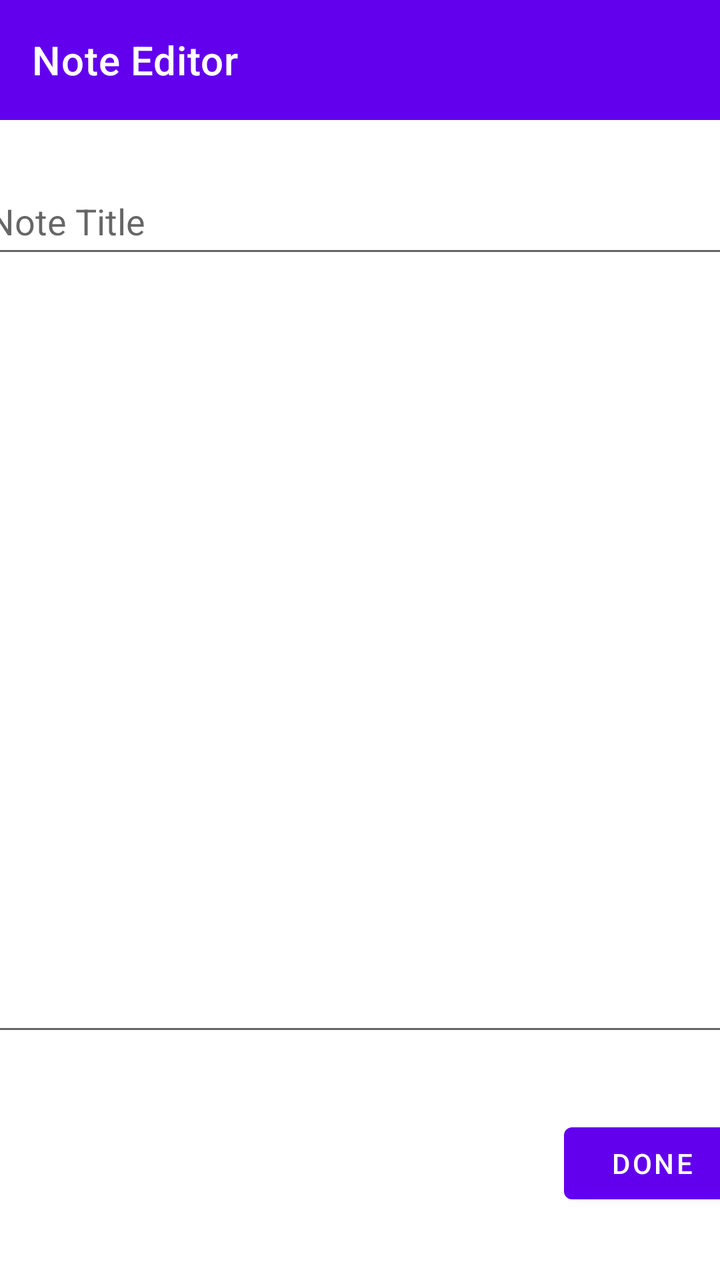
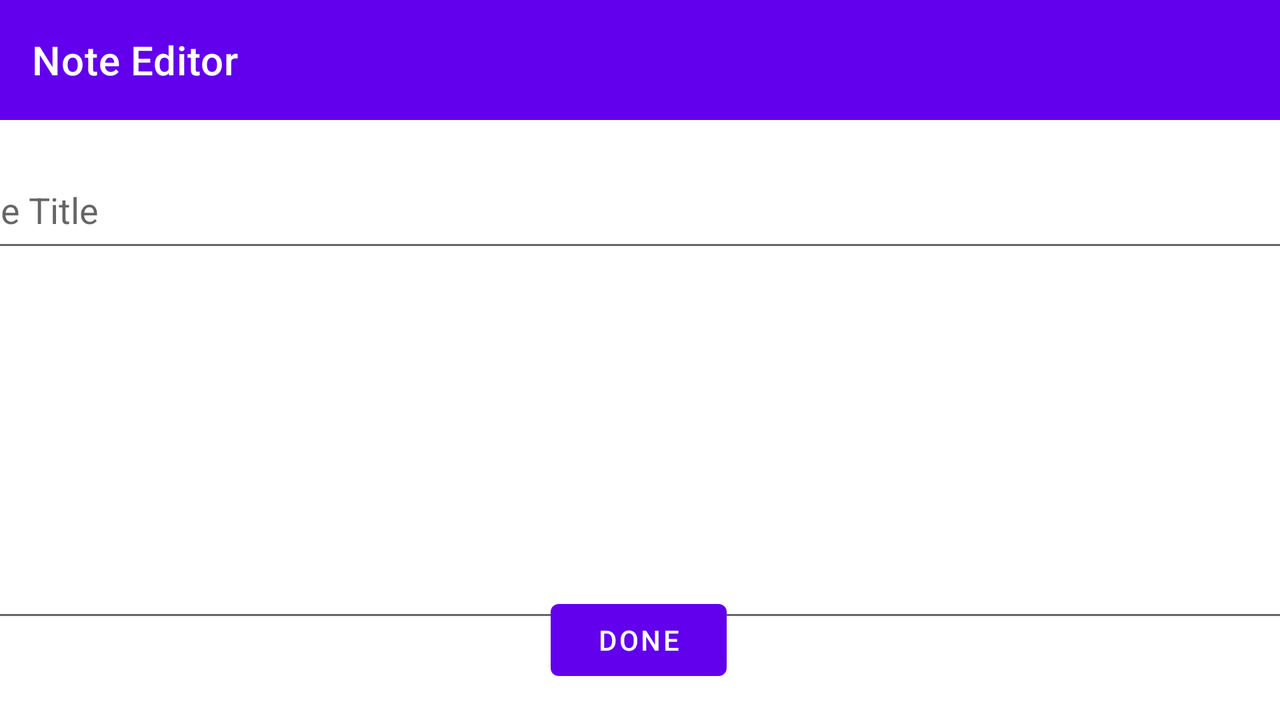

One screen, two layout resources from the same app: the default and the repository's alternative for another configuration. Each is rendered where Android would select it; the XML of both is given below.
<!-- AndroidManifest.xml: application theme Theme.SvenFulenchek_WGUScheduler -->
<!-- res/layout/activity_notes_editor.xml -->
<?xml version="1.0" encoding="utf-8"?>
<androidx.constraintlayout.widget.ConstraintLayout xmlns:android="http://schemas.android.com/apk/res/android"
    xmlns:app="http://schemas.android.com/apk/res-auto"
    xmlns:tools="http://schemas.android.com/tools"
    android:layout_width="match_parent"
    android:layout_height="match_parent"
    tools:context=".ui.UI.Notes.NotesEditor">

    <androidx.appcompat.widget.Toolbar
        android:id="@+id/toolbar_note_editor"
        android:layout_width="match_parent"
        android:layout_height="60dp"
        android:layout_weight="1"
        android:background="?attr/colorPrimary"
        android:minHeight="?attr/actionBarSize"
        android:textAlignment="viewStart"
        android:theme="?attr/actionBarTheme"
        app:layout_constraintEnd_toEndOf="parent"
        app:layout_constraintStart_toStartOf="parent"
        app:layout_constraintTop_toTopOf="parent"
        app:subtitleTextColor="#CACACA"
        app:title="Note Editor"
        app:titleTextColor="#FFFFFF" />

    <EditText
        android:id="@+id/noteTitleEditor"
        android:layout_width="380dp"
        android:layout_height="50dp"
        android:layout_marginTop="24dp"
        android:ems="10"
        android:hint="Note Title"
        android:inputType="textPersonName"
        app:layout_constraintEnd_toEndOf="parent"
        app:layout_constraintHorizontal_bias="0.516"
        app:layout_constraintStart_toStartOf="parent"
        app:layout_constraintTop_toBottomOf="@+id/toolbar_note_editor" />

    <EditText
        android:id="@+id/noteContentEditor"
        android:layout_width="380dp"
        android:layout_height="400dp"
        android:layout_marginBottom="128dp"
        android:ems="10"
        android:gravity="start|top"
        android:inputType="textMultiLine"
        app:layout_constraintBottom_toBottomOf="parent"
        app:layout_constraintEnd_toEndOf="parent"
        app:layout_constraintStart_toStartOf="parent"
        app:layout_constraintTop_toBottomOf="@+id/noteTitleEditor" />

    <Button
        android:id="@+id/saveNoteButton"
        android:layout_width="wrap_content"
        android:layout_height="wrap_content"
        android:onClick="onUserFinished"
        android:text="Done"
        app:layout_constraintBottom_toBottomOf="parent"
        app:layout_constraintEnd_toEndOf="@+id/noteContentEditor"
        app:layout_constraintTop_toBottomOf="@+id/noteContentEditor" />

    <ImageButton
        android:id="@+id/shareNoteButton"
        android:layout_width="wrap_content"
        android:layout_height="wrap_content"
        android:layout_marginEnd="8dp"
        android:backgroundTint="#00FFFFFF"
        app:layout_constraintBottom_toBottomOf="@+id/toolbar_note_editor"
        app:layout_constraintEnd_toEndOf="@+id/toolbar_note_editor"
        app:layout_constraintTop_toTopOf="@+id/toolbar_note_editor"
        app:srcCompat="@drawable/ic_baseline_share_24" />

    <ImageButton
        android:id="@+id/deleteNoteButton"
        android:layout_width="wrap_content"
        android:layout_height="wrap_content"
        android:layout_marginEnd="8dp"
        android:backgroundTint="#00FFFFFF"
        android:onClick="deleteNote"
        android:visibility="gone"
        app:layout_constraintBottom_toBottomOf="@+id/toolbar_note_editor"
        app:layout_constraintEnd_toStartOf="@+id/shareNoteButton"
        app:layout_constraintTop_toTopOf="@+id/toolbar_note_editor"
        app:srcCompat="@drawable/ic_baseline_delete_24" />
</androidx.constraintlayout.widget.ConstraintLayout>
<!-- resources referenced by this layout -->
<resources>
  <style name="Theme.SvenFulenchek_WGUScheduler" parent="Theme.MaterialComponents.DayNight.NoActionBar">
          
          <item name="colorPrimary">@color/purple_500</item>
          <item name="colorPrimaryVariant">@color/purple_700</item>
          <item name="colorOnPrimary">@color/white</item>
          
          <item name="colorSecondary">@color/teal_200</item>
          <item name="colorSecondaryVariant">@color/teal_700</item>
          <item name="colorOnSecondary">@color/black</item>
          
          <item name="android:statusBarColor" tools:targetApi="l">?attr/colorPrimaryVariant</item>
          
      </style>
</resources>
<!-- res/layout-land/activity_notes_editor.xml (the repository's variant of the layout above) -->
<!-- drawn on the phone turned sideways -->
<?xml version="1.0" encoding="utf-8"?>
<androidx.constraintlayout.widget.ConstraintLayout xmlns:android="http://schemas.android.com/apk/res/android"
    xmlns:app="http://schemas.android.com/apk/res-auto"
    xmlns:tools="http://schemas.android.com/tools"
    android:layout_width="match_parent"
    android:layout_height="match_parent"
    tools:context=".ui.AcademicProgress.Notes.NotesEditor">

    <androidx.appcompat.widget.Toolbar
        android:id="@+id/toolbar_note_editor"
        android:layout_width="match_parent"
        android:layout_height="60dp"
        android:layout_weight="1"
        android:background="?attr/colorPrimary"
        android:minHeight="?attr/actionBarSize"
        android:textAlignment="viewStart"
        android:theme="?attr/actionBarTheme"
        app:layout_constraintEnd_toEndOf="parent"
        app:layout_constraintStart_toStartOf="parent"
        app:layout_constraintTop_toTopOf="parent"
        app:subtitleTextColor="#CACACA"
        app:title="Note Editor"
        app:titleTextColor="#FFFFFF" />

    <EditText
        android:id="@+id/noteTitleEditor"
        android:layout_width="707dp"
        android:layout_height="55dp"
        android:layout_marginTop="16dp"
        android:ems="10"
        android:hint="Note Title"
        android:inputType="textPersonName"
        app:layout_constraintEnd_toEndOf="parent"
        app:layout_constraintStart_toStartOf="parent"
        app:layout_constraintTop_toBottomOf="@+id/toolbar_note_editor" />

    <EditText
        android:id="@+id/noteContentEditor"
        android:layout_width="710dp"
        android:layout_height="205dp"
        android:ems="10"
        android:gravity="start|top"
        android:inputType="textMultiLine"
        app:layout_constraintBottom_toTopOf="@+id/saveNoteButton"
        app:layout_constraintEnd_toEndOf="parent"
        app:layout_constraintStart_toStartOf="parent"
        app:layout_constraintTop_toBottomOf="@+id/noteTitleEditor" />

    <Button
        android:id="@+id/saveNoteButton"
        android:layout_width="wrap_content"
        android:layout_height="wrap_content"
        android:layout_marginBottom="16dp"
        android:onClick="onUserFinished"
        android:text="Done"
        app:layout_constraintBottom_toBottomOf="parent"
        app:layout_constraintEnd_toEndOf="parent"
        app:layout_constraintHorizontal_bias="0.499"
        app:layout_constraintStart_toStartOf="parent" />

    <ImageButton
        android:id="@+id/shareNoteButton"
        android:layout_width="wrap_content"
        android:layout_height="wrap_content"
        android:layout_marginEnd="8dp"
        android:backgroundTint="#00FFFFFF"
        android:onClick="shareNote"
        app:layout_constraintBottom_toBottomOf="@+id/toolbar_note_editor"
        app:layout_constraintEnd_toEndOf="@+id/toolbar_note_editor"
        app:layout_constraintTop_toTopOf="@+id/toolbar_note_editor"
        app:srcCompat="@drawable/ic_baseline_share_24" />

    <ImageButton
        android:id="@+id/deleteNoteButton"
        android:layout_width="wrap_content"
        android:layout_height="wrap_content"
        android:layout_marginEnd="8dp"
        android:backgroundTint="#00FFFFFF"
        android:onClick="deleteNote"
        android:visibility="gone"
        app:layout_constraintBottom_toBottomOf="@+id/toolbar_note_editor"
        app:layout_constraintEnd_toStartOf="@+id/shareNoteButton"
        app:layout_constraintTop_toTopOf="@+id/toolbar_note_editor"
        app:srcCompat="@drawable/ic_baseline_delete_24" />
</androidx.constraintlayout.widget.ConstraintLayout>
